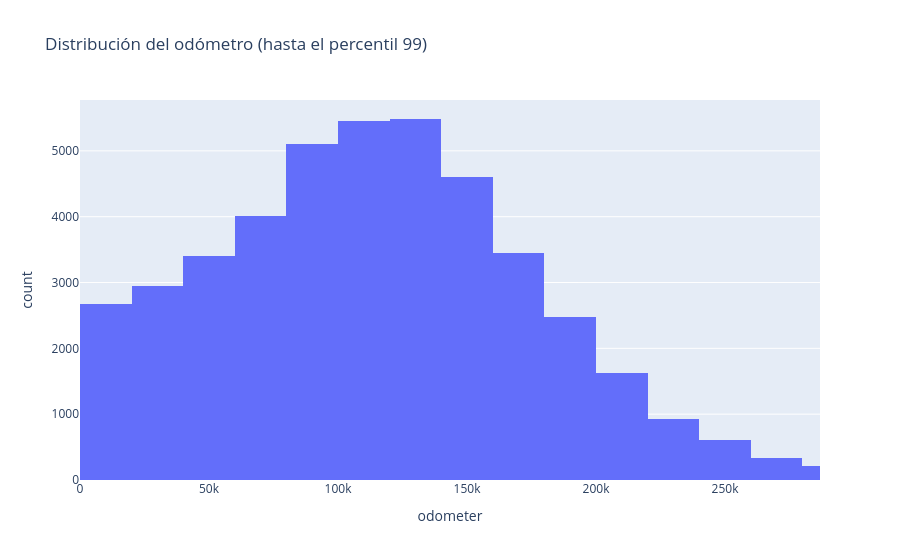

Source (notebook cell):
### Code cell
fig = px.histogram(df, x="odometer", nbins=80, range_x=[0, odometro_p99],
                   title="Distribución del odómetro (hasta el percentil 99)")
fig.show()

### Figure 1 — Plotly figure (JSON) as saved in the notebook; plotly's stock layout.template omitted (floating-point values rounded to 4 significant figures; data arrays with more than 128 entries replaced by an {"elided": "..."} marker saying what was removed)
{"data": [{"bingroup": "x", "hovertemplate": "odometer=%{x}<br>count=%{y}<extra></extra>", "legendgroup": "", "marker": {"color": "#636efa", "pattern": {"shape": ""}}, "name": "", "nbinsx": 80, "orientation": "v", "showlegend": false, "type": "histogram", "x": {"elided": "51525 float values"}, "xaxis": "x", "yaxis": "y"}], "layout": {"barmode": "relative", "legend": {"tracegroupgap": 0}, "title": {"text": "Distribución del odómetro (hasta el percentil 99)"}, "xaxis": {"anchor": "y", "domain": [0, 1], "range": [0, 286800.0], "title": {"text": "odometer"}}, "yaxis": {"anchor": "x", "domain": [0, 1], "title": {"text": "count"}}}}
